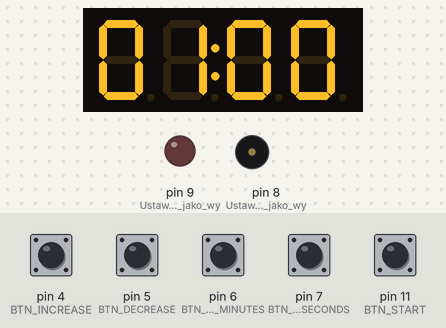
A sketch run on a simulated Arduino Uno, built with avr-gcc and run on an emulated ATmega328P. On the bench: 4-digit seven-segment display, output pins drawn as LEDs (lit = HIGH), buzzer (waves = sounding, pin HIGH). The test bench sets the inputs (shaded band); at power-on: pin 4 (BTN_INCREASE), pin 5 (BTN_DECREASE), pin 6 (BTN_SET_MINUTES), pin 7 (BTN_SET_SECONDS), pin 11 (BTN_START) HIGH.

Above: at 1.2 s.
1.3 s: pin 4 (BTN_INCREASE) pulled LOW for 1 s
At 3.4 s:
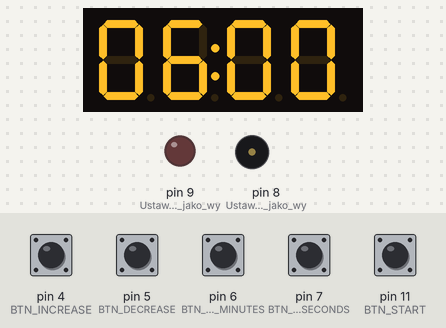
3.8 s: pin 11 (BTN_START) pulled LOW for 0.15 s
At 4.8 s:
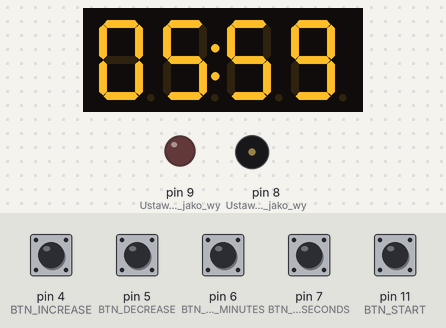
6.5 s: pin 5 (BTN_DECREASE) pulled LOW for 1 s
At 8.8 s:
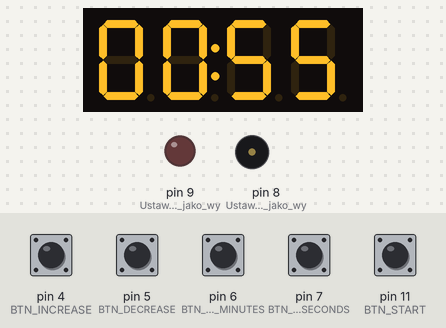
9.0 s: pin 4 (BTN_INCREASE) pulled LOW for 0.15 s
At 10.0 s:
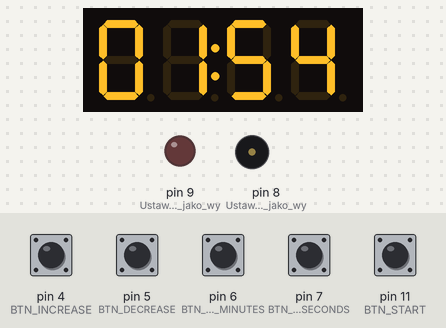
10.7 s: pin 5 (BTN_DECREASE) pulled LOW for 0.15 s
At 12.0 s:
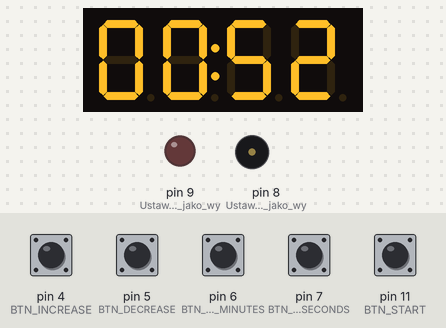
Timing chart, 0 to 13.7 s (numbered marks = the images above; inputs shaded):
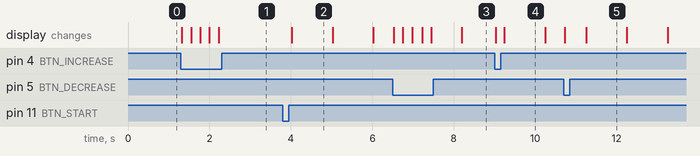

The sketch:

sketch.ino
```cpp
#include <TM1637.h>

// Definicje pinów CLK i DIO dla TM1637
#define CLK 2
#define DIO 3

// Definicje pinów przycisków
#define BTN_INCREASE 4
#define BTN_DECREASE 5
#define BTN_SET_MINUTES 6
#define BTN_SET_SECONDS 7
#define BTN_START 11

// Utworzenie obiektu TM1637
TM1637 tm(CLK, DIO);

// Czas minutnika (w minutach i sekundach)
int countdownMinutes = 1;
int countdownSeconds = 0;

// Zmienna czasu do odliczania
unsigned long previousMillis = 0;
const long interval = 1000;  // Interwał 1 sekundy

// Flagi i stany
bool timerRunning = false;   // Flaga, czy minutnik jest włączony
bool editingMinutes = true;  // Flaga, czy edytujemy minuty (true) czy sekundy (false)

void setup() {
  // Ustawienie pinów przycisków jako wejścia
  pinMode(BTN_INCREASE, INPUT_PULLUP);
  pinMode(BTN_DECREASE, INPUT_PULLUP);
  pinMode(BTN_SET_MINUTES, INPUT_PULLUP);
  pinMode(BTN_SET_SECONDS, INPUT_PULLUP);
  pinMode(BTN_START, INPUT_PULLUP);

  // Ustawienie pinów dla buzzera i LED
  pinMode(8, OUTPUT);  // Ustawienie pinu 8 jako wyjścia dla buzzera
  pinMode(9, OUTPUT);  // Ustawienie pinu 9 jako wyjścia dla diody LED

  // Inicjalizacja wyświetlacza TM1637
  tm.init();
  tm.set(BRIGHT_TYPICAL);  // Ustawienie jasności wyświetlacza
  tm.point(true);          // Włączenie kropki dwukropka na wyświetlaczu

  // Wyświetlenie początkowego czasu
  displayTime();
}

void loop() {
  handleButtons();  // Obsługa przycisków

  // Uruchom minutnik tylko, gdy timer jest aktywny
  if (timerRunning) {
    timer();

    // Sprawdzenie, czy czas się skończył
    if (countdownMinutes == 0 && countdownSeconds == 0) {
      timerRunning = false;  // Zatrzymanie minutnika
      alarm();               // Uruchomienie alarmu
      delay(10000);          // Przerwa 10 sekund przed restartem
      countdownMinutes = 1;  // Reset minutnika na 1 minutę
      countdownSeconds = 0;
      displayTime();
    }
  }
}

void timer() {
  unsigned long currentMillis = millis();

  // Sprawdzenie, czy 1 sekunda minęła
  if (currentMillis - previousMillis >= interval) {
    previousMillis = currentMillis;

    // Odliczanie czasu
    if (countdownSeconds == 0) {
      if (countdownMinutes > 0) {
        countdownMinutes--;
        countdownSeconds = 59;
      }
    } else {
      countdownSeconds--;
    }

    // Wyświetlenie zaktualizowanego czasu na wyświetlaczu TM1637
    displayTime();
  }
}

void alarm() {
  for (int i = 0; i < 10; i++) {
    digitalWrite(9, HIGH);  // Włączenie diody LED
    tone(8, 262);           // Uruchomienie buzzera o częstotliwości 262 Hz
    delay(500);             // Opóźnienie 0.5 sekundy
    digitalWrite(9, LOW);   // Wyłączenie diody LED
    noTone(8);              // Wyłączenie buzzera
    delay(500);             // Opóźnienie 0.5 sekundy
  }
  digitalWrite(9, LOW);     // Upewnienie się, że LED jest wyłączona
  noTone(8);                // Upewnienie się, że buzzer jest wyłączony
}

void displayTime() {
  // Rozdzielenie minut i sekund na poszczególne cyfry
  int minutesTens = countdownMinutes / 10;
  int minutesUnits = countdownMinutes % 10;
  int secondsTens = countdownSeconds / 10;
  int secondsUnits = countdownSeconds % 10;

  // Wyświetlenie czasu w formacie MM:SS
  tm.display(0, minutesTens);    // Dziesiątki minut
  tm.display(1, minutesUnits);   // Jedności minut
  tm.display(2, secondsTens);    // Dziesiątki sekund
  tm.display(3, secondsUnits);   // Jedności sekund
}

void handleButtons() {
  // Zwiększanie minut lub sekund
  if (digitalRead(BTN_INCREASE) == LOW) {
    if (editingMinutes) {
      countdownMinutes = (countdownMinutes + 1) % 100;  // Maksymalnie 99 minut
    } else {
      countdownSeconds = (countdownSeconds + 1) % 60;   // Maksymalnie 59 sekund
    }
    displayTime();
    delay(200);  // Krótkie opóźnienie dla uniknięcia drgania styków
  }

  // Zmniejszanie minut lub sekund
  if (digitalRead(BTN_DECREASE) == LOW) {
    if (editingMinutes) {
      countdownMinutes = (countdownMinutes > 0) ? countdownMinutes - 1 : 0;
    } else {
      countdownSeconds = (countdownSeconds > 0) ? countdownSeconds - 1 : 0;
    }
    displayTime();
    delay(200);  // Krótkie opóźnienie dla uniknięcia drgania styków
  }

  // Ustawienie edytowania minut
  if (digitalRead(BTN_SET_MINUTES) == LOW) {
    editingMinutes = true;
    delay(200);  // Krótkie opóźnienie dla uniknięcia drgania styków
  }

  // Ustawienie edytowania sekund
  if (digitalRead(BTN_SET_SECONDS) == LOW) {
    editingMinutes = false;
    delay(200);  // Krótkie opóźnienie dla uniknięcia drgania styków
  }

  // Uruchamianie minutnika
  if (digitalRead(BTN_START) == LOW) {
    timerRunning = true;
    delay(200);  // Krótkie opóźnienie dla uniknięcia drgania styków
  }
}
```

Measured:
- after the input at 1.3 s, the display: first changes at once (image 1 shows a later state)
- after the input at 3.8 s, the display: changes after 0.22 s (image 2)
- what the display in image 4 shows lasts 1.0 s, from 9.2 s to 10.2 s
